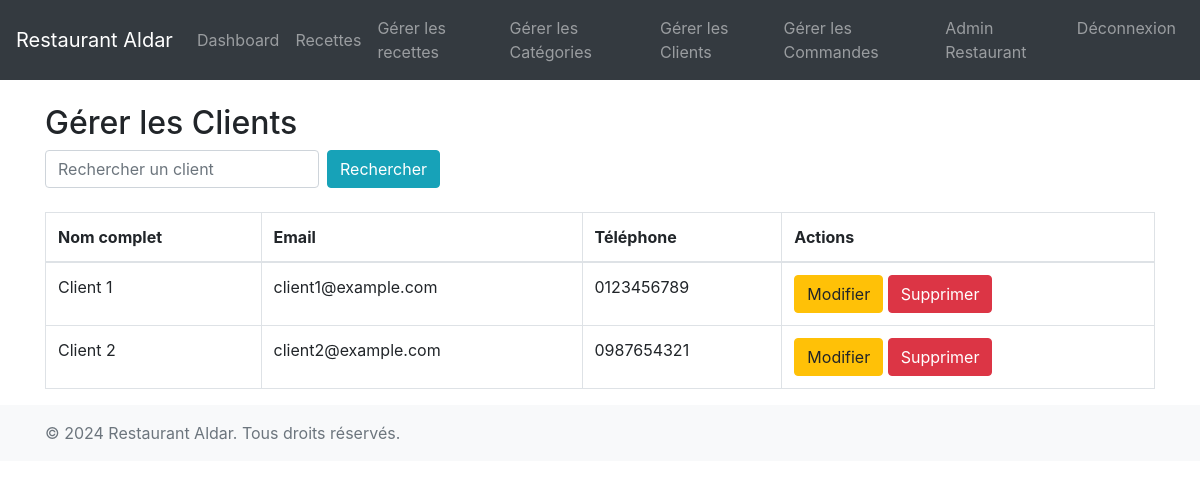
Page /gerer_clients.php (signed in) on the committed database.
### tables this page shows
CREATE TABLE IF NOT EXISTS users (
    id INT AUTO_INCREMENT PRIMARY KEY,
    email VARCHAR(100) NOT NULL UNIQUE,
    password VARCHAR(255) NOT NULL,
    nom_complet VARCHAR(255),
    telephone VARCHAR(20),
    role ENUM('admin', 'client') DEFAULT 'client',
    date_creation TIMESTAMP DEFAULT CURRENT_TIMESTAMP
);

### requetes.php (called while the page is built, shortened)
<?php
function dbConnect()
{
    try {
        $pdo = new PDO('mysql:host=localhost:3306;dbname=restaurant_aldar', 'root', '');
        $pdo->setAttribute(PDO::ATTR_ERRMODE, PDO::ERRMODE_EXCEPTION);
        return $pdo;
    } catch (PDOException $e) {
        die("Erreur de connexion : " . $e->getMessage());
    }
}
function getClientsFiltre($search)
{
    $pdo = dbConnect();
    $sql = "SELECT * FROM users WHERE role = 'client' AND (nom_complet LIKE ? OR email LIKE ?)";
    $stmt = $pdo->prepare($sql);
    $stmt->execute(["%$search%", "%$search%"]);
    return $stmt->fetchAll(PDO::FETCH_ASSOC);
}

### gerer_clients.php (the view, shortened to what this page needs)
<?php
require 'requetes.php';
$search = isset($_GET['search']) ? $_GET['search'] : '';
$clients = getClientsFiltre($search);
?>
<!DOCTYPE html>
<html lang="fr">
<head>
    <link rel="stylesheet" href="https://maxcdn.bootstrapcdn.com/bootstrap/4.5.2/css/bootstrap.min.css">
</head>
<body>
<?php include 'navbar.php'; ?>
<div class="container mt-4">
    <h2>Gérer les Clients</h2>
    <form method="GET" class="form-inline mb-4">
        <input type="text" name="search" class="form-control mr-2" placeholder="Rechercher un client" value="<?= $search ?>">
        <button type="submit" class="btn btn-info">Rechercher</button>
    </form>
    <table class="table table-bordered">
        <thead>
            <tr>
                <th>Nom complet</th>
                <th>Email</th>
                <th>Téléphone</th>
                <th>Actions</th>
            </tr>
        </thead>
        <tbody>
            <?php foreach ($clients as $client): ?>
                <tr>
                    <td><?= $client['nom_complet']; ?></td>
                    <td><?= $client['email']; ?></td>
                    <td><?= $client['telephone']; ?></td>
                    <td>
                        <button class="btn btn-warning" data-toggle="modal" data-target="#editModal"
                                data-id="<?= $client['id']; ?>"
                                data-nom_complet="<?= $client['nom_complet']; ?>"
                                data-email="<?= $client['email']; ?>"
                                data-telephone="<?= $client['telephone']; ?>">
                            Modifier
                        </button>
                        <a href="gerer_clients.php?supprimer=<?= $client['id']; ?>" class="btn btn-danger" onclick="return confirm('Êtes-vous sûr?');">Supprimer</a>
                    </td>
                </tr>
            <?php endforeach; ?>
        </tbody>
    </table>
</div>
<?php include 'footer.php'; ?>
</body>
</html>

### rows in the picture
users: nom_complet "Client 1", email "client1@example.com", telephone "0123456789"
users: nom_complet "Client 2", email "client2@example.com", telephone "0987654321"

### other values in the picture
$_SESSION['user']['nom_complet'] "Admin Restaurant"
